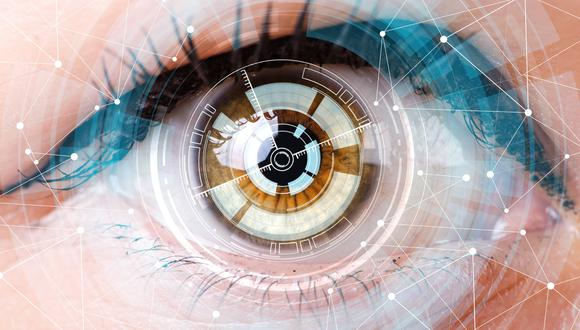
#> input picture ojo.jpg, 580 x 330 px
$ python 'leer y guardar imagen.py'
#> lines starting #> are read from the running program, lines starting #| are printed output that depends on the picture
import cv2

imagen=cv2.imread('ojo.jpg',0) #0 para escala en gris y 1 original o a color
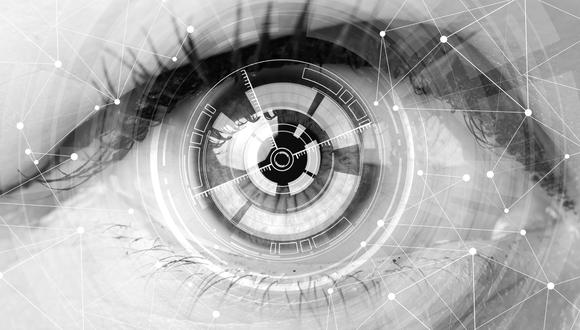
#> imagen: shape (330, 580); min 0, max 255, mean 170.9
cv2.imshow('prueba',imagen)
cv2.imwrite('ojogris.jpg',imagen)
cv2.waitKey(5000)
cv2.destroyAllWindows()

$ run again, with gyuw4.png saved as ojo.jpg
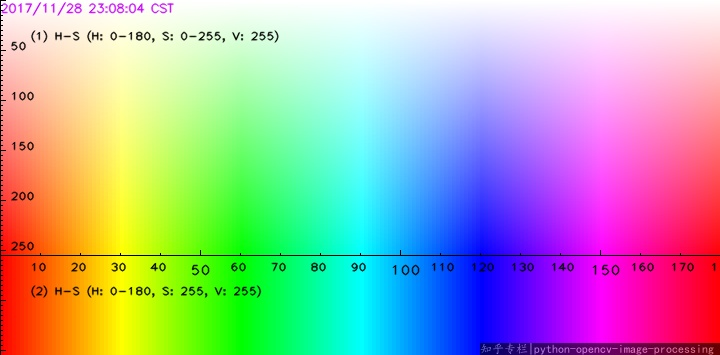
#> input picture gyuw4.png, 720 x 355 px
#> `imagen=cv2.imread('ojo.jpg',0)`:
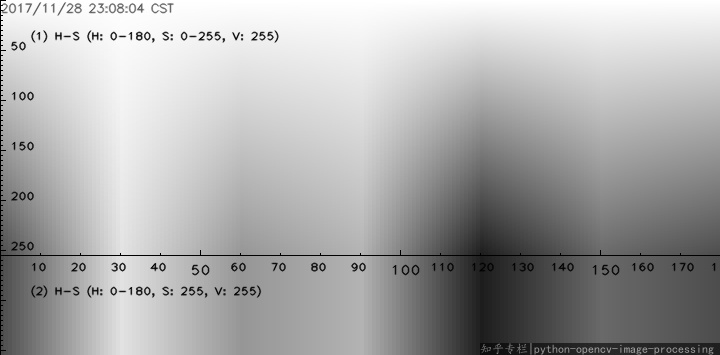
#> imagen: shape (355, 720); min 0, max 255, mean 170.7
